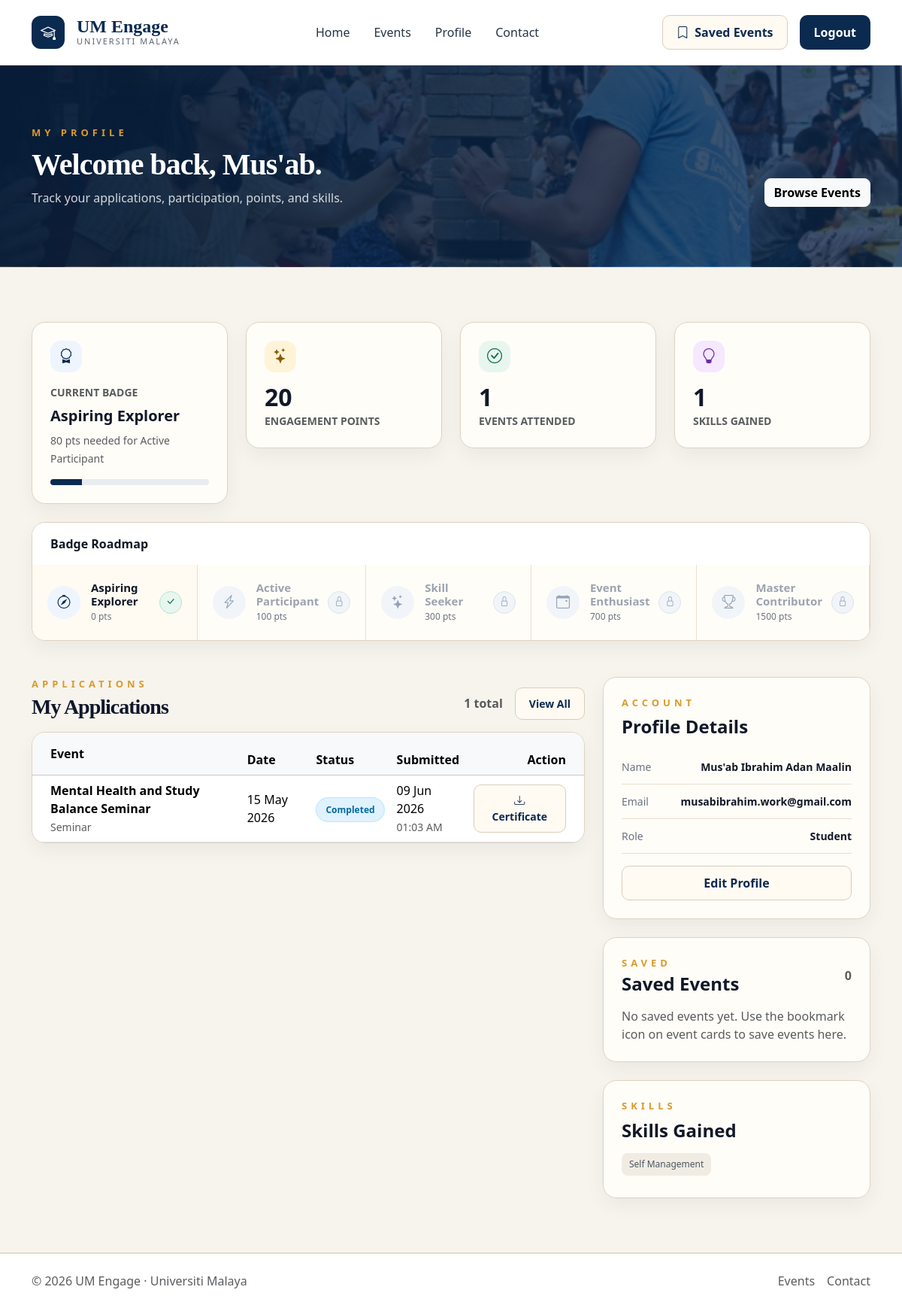
The page /accounts/profile/ (signed in) on the database as committed earlier.
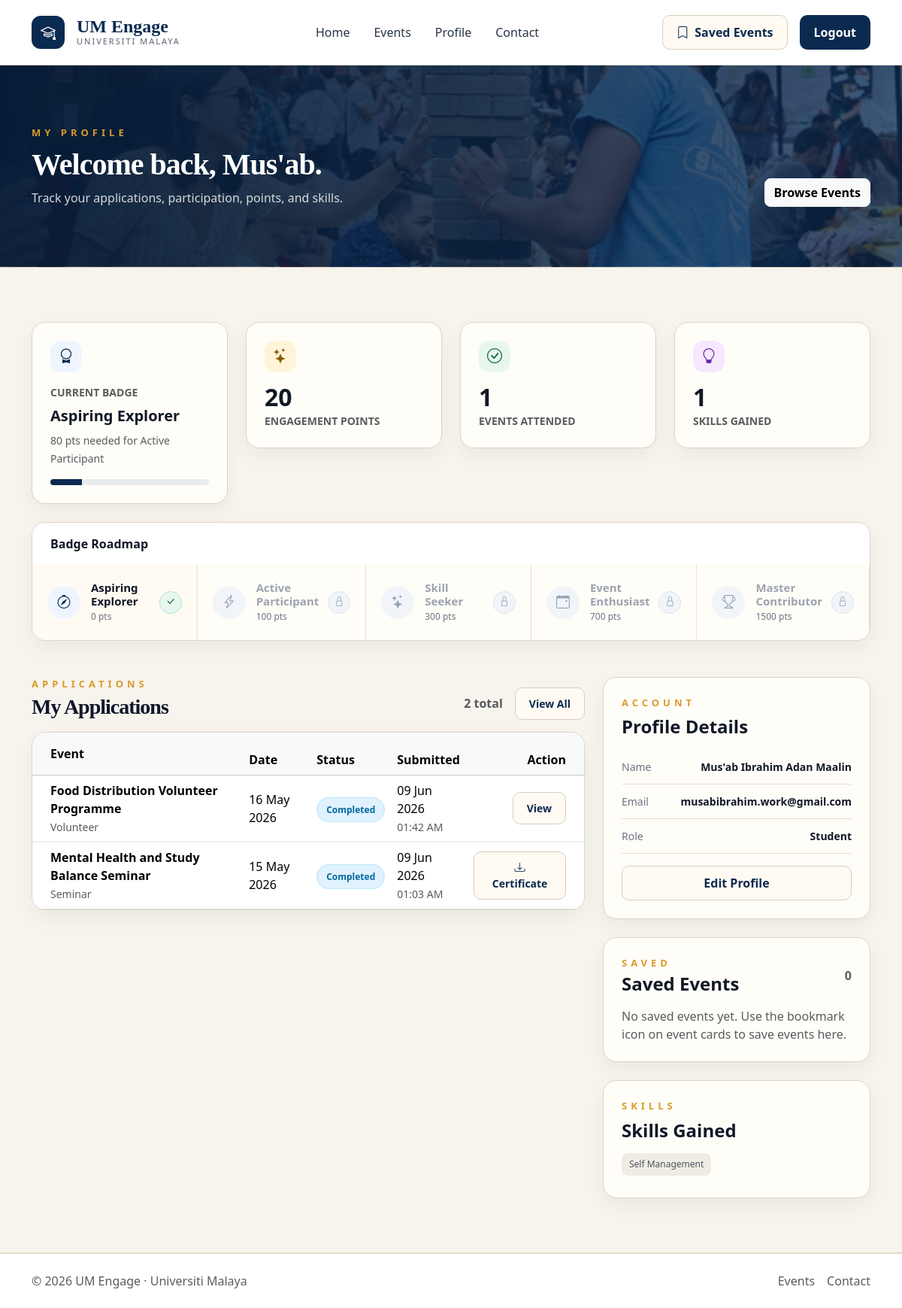
The same page on the database as committed later.
### core/models.py (models this page shows, shortened)
class Application(models.Model):
    APP_STATUS_CHOICES = [
        ('Pending', 'Pending'),
        ('Approved', 'Approved'),
        ('Completed', 'Completed'),
        ('Rejected', 'Rejected'),
    ]
    application_event = models.ForeignKey(Event, on_delete=models.CASCADE, related_name='applications')
    application_applicant = models.ForeignKey(User, on_delete=models.CASCADE, related_name='submitted_applications')
    event_ID = models.ForeignKey('Event', on_delete=models.CASCADE, null=True, blank=True)
    application_status = models.CharField(
        max_length=20,
        choices=APP_STATUS_CHOICES,
        default='Pending'
    )
    application_statement = models.TextField(blank=True, null=True)
    application_applied_on = models.DateTimeField(auto_now_add=True)
    attended = models.BooleanField(default=False)
    certificate = models.FileField(upload_to='certificates/', blank=True, null=True)

class Event(models.Model):
    APPROVAL_CHOICES = [
        ('Pending', 'Pending'),
        ('Approved', 'Approved'),
        ('Rejected', 'Rejected'),
    ]
    event_organizer = models.ForeignKey(User, on_delete=models.CASCADE, related_name='events')
    event_title = models.CharField(max_length=200)
    event_description = models.TextField()
    event_date = models.DateField()
    event_location = models.CharField(max_length=255)
    event_approval_status = models.CharField(
        max_length=20,
        choices=APPROVAL_CHOICES,
        default='Pending'
    )
    event_created_at = models.DateTimeField(auto_now_add=True)
    event_image = models.ImageField(upload_to='event_images/', blank=True, null=True)
    points_awarded = models.IntegerField(default=0)
    skill_tags = models.ManyToManyField('core.SkillTag', blank=True, related_name='events')
    event_capacity = models.PositiveIntegerField(
        default=0,
        help_text="Maximum number of attendees allowed"
    )
    event_category = models.CharField(max_length=100, default='General')
    @property
    def skill_list(self):
        if not self.skill_tags:
            return []
        if hasattr(self.skill_tags, 'all'):
            return [tag.name for tag in self.skill_tags.all()]
        return [skill.strip() for skill in self.skill_tags.split(',') if skill.strip()]

class SkillTag(models.Model):
    name = models.CharField(max_length=100, unique=True)
    class Meta:
        ordering = ['name']

### accounts/views.py (the view)
# urls.py: path('profile/', views.profile_view, name='profile'),
@login_required
@never_cache
def profile_view(request):
    if request.user.is_staff or request.user.is_superuser:
        return redirect('admin_dashboard')
    profile, created = UserProfile.objects.get_or_create(
        user=request.user,
        defaults={
            'role': 'Student',
            'student_staff_id': ''
        }
    )
    applications = Application.objects.filter(
        application_applicant=request.user
    ).select_related(
        'application_event',
        'event_ID'
    ).order_by('-application_applied_on')
    total_applications = applications.count()
    pending_applications = applications.filter(application_status='Pending').count()
    approved_applications = applications.filter(application_status='Approved').count()
    rejected_applications = applications.filter(application_status='Rejected').count()
    attended_applications = applications.filter(attended=True)
    total_points = 0
    gained_skills = set()
    for app in attended_applications:
        event = app.application_event or app.event_ID
        if event:
            total_points += event.points_awarded or 0
            for skill in event.skill_list:
                gained_skills.add(skill)
    attended_count = attended_applications.count()
    gained_skills = sorted(gained_skills)
    milestones = [
    {'title': 'Aspiring Explorer', 'points': 0, 'icon': 'bi-compass'},
    {'title': 'Active Participant', 'points': 100, 'icon': 'bi-lightning-charge'},
    {'title': 'Skill Seeker', 'points': 300, 'icon': 'bi-stars'},
    {'title': 'Event Enthusiast', 'points': 700, 'icon': 'bi-calendar-event'},
    {'title': 'Master Contributor', 'points': 1500, 'icon': 'bi-trophy'},
    ]
    current_milestone = milestones[0]
    next_milestone = None
    for milestone in milestones:
        if total_points >= milestone['points']:
            current_milestone = milestone
        elif total_points < milestone['points'] and next_milestone is None:
            next_milestone = milestone
    if next_milestone:
        points_needed = next_milestone['points'] - total_points
        progress_percent = int((total_points / next_milestone['points']) * 100)
    else:
        points_needed = 0
        progress_percent = 100
    saved_events = SavedEvent.objects.filter(
    student=request.user,
    event__event_approval_status='Approved'
    ).select_related('event')[:4]
    saved_events_count = SavedEvent.objects.filter(
        student=request.user,
        event__event_approval_status='Approved'
    ).count()
    context = {
        'profile': profile,
        'applications': applications[:5],
        'total_applications': total_applications,
        'pending_applications': pending_applications,
        'approved_applications': approved_applications,
        'rejected_applications': rejected_applications,
        'attended_count': attended_count,
        'total_points': total_points,
        'gained_skills': gained_skills,
        'milestones': milestones,
        'current_milestone': current_milestone,
        'next_milestone': next_milestone,
        'points_needed': points_needed,
        'progress_percent': progress_percent,
        'saved_events': saved_events,
        'saved_events_count': saved_events_count,
    }
    return render(request, 'accounts/profile.html', context)

### accounts/templates/accounts/profile.html (shortened to what the changed rows need)
{% extends "event_discovery/public_base.html" %}
{% load static %}
{% block content %}
<section class="profile-hero">
    <div class="container">
        <div class="d-flex flex-column flex-md-row justify-content-between align-items-md-end gap-3">
            <div>
                <h1 class="display-title text-white mb-2">
                    Welcome back, {{ request.user.first_name|default:request.user.username }}.
                </h1>
            </div>
        </div>
    </div>
</section>
<section class="section-soft py-5">
    <div class="container py-4">
        <div class="row g-4 mb-4">
            <div class="col-md-6 col-xl-3">
                <div class="profile-card p-4">
                    <h2 class="fw-bold mb-0">{{ total_points }}</h2>
                </div>
            </div>
            <div class="col-md-6 col-xl-3">
                <div class="profile-card p-4">
                    <h2 class="fw-bold mb-0">{{ attended_count }}</h2>
                </div>
            </div>
            <div class="col-md-6 col-xl-3">
                <div class="profile-card p-4">
                    <h2 class="fw-bold mb-0">{{ gained_skills|length }}</h2>
                </div>
            </div>
        </div>
        <div class="profile-card mb-5">
    <div class="row g-0">
        {% for milestone in milestones %}
        <div class="col-md">
            <div class="milestone-box {% if total_points >= milestone.points %}active{% endif %}">
                <div class="milestone-main">
                    <div class="milestone-icon-circle">
                        <i class="bi {{ milestone.icon }}"></i>
                    </div>
                    <div class="milestone-content">
                        <strong>{{ milestone.title }}</strong>
                        <small>{{ milestone.points }} pts</small>
                    </div>
                </div>
                <div class="milestone-status">
                    {% if total_points >= milestone.points %}
                        <span class="milestone-status-badge unlocked">
                            <i class="bi bi-check-lg"></i>
                        </span>
                    {% else %}
                        <span class="milestone-status-badge locked">
                            <i class="bi bi-lock"></i>
                        </span>
                    {% endif %}
                </div>
            </div>
        </div>
        {% endfor %}
    </div>
</div>
        <div class="row g-4">
            <div class="col-lg-8">
                <div class="d-flex justify-content-between align-items-end mb-3">
                    <div class="d-flex align-items-center gap-3">
                        <span class="text-muted fw-semibold">{{ total_applications }} total</span>
                        <a href="{% url 'event_applications:my_applications' %}"
                        class="btn btn-sm btn-outline-um">
                            View All
                        </a>
                    </div>
                </div>
                <div class="profile-card">
                    <div class="table-responsive">
                        <table class="table align-middle mb-0">
                            <thead class="table-light">
                            <tr>
                                <th class="ps-4 py-3">Event</th>
                                <th>Date</th>
                                <th>Status</th>
                                <th>Submitted</th>
                                <th class="text-end pe-4">Action</th>
                            </tr>
                            </thead>
                            <tbody>
                            {% for app in applications %}
                                {% if app.application_event %}
                                    {% with event=app.application_event %}
                                        {% include "accounts/profile_application_row.html" %}
                                    {% endwith %}
                                {% elif app.event_ID %}
                                    {% with event=app.event_ID %}
                                        {% include "accounts/profile_application_row.html" %}
                                    {% endwith %}
                                {% endif %}
                            {% endfor %}
                            </tbody>
                        </table>
                    </div>
                </div>
            </div>
            <div class="col-lg-4">
                <div class="profile-card p-4">
                    <div class="eyebrow mb-2">Skills</div>
                    <h4 class="fw-bold mb-3">Skills Gained</h4>
                    {% if gained_skills %}
                        {% for skill in gained_skills %}
                            <span class="skill-pill">{{ skill }}</span>
                        {% endfor %}
                    {% else %}
                        <p class="text-muted mb-0">
                            Attend approved events to start earning verified skill tags.
                        </p>
                    {% endif %}
                </div>
            </div>
        </div>
    </div>
</section>
{% endblock %}

### accounts/templates/accounts/profile_application_row.html
<tr>
    <td class="ps-4">
        <div class="fw-bold">{{ event.event_title }}</div>
        <small class="text-muted">{{ event.event_category }}</small>
    </td>
    <td>
        {{ event.event_date|date:"d M Y" }}
    </td>
    <td>
        {% if app.application_status == 'Pending' %}
            <span class="status-pill status-pending">Pending</span>
        {% elif app.application_status == 'Approved' %}
            <span class="status-pill status-approved">Approved</span>
        {% elif app.application_status == 'Completed' %}
            <span class="status-pill status-completed">Completed</span>
        {% else %}
            <span class="status-pill status-rejected">Rejected</span>
        {% endif %}
    </td>
    <td>
        <div>{{ app.application_applied_on|date:"d M Y" }}</div>
        <small class="text-muted">{{ app.application_applied_on|time:"h:i A" }}</small>
    </td>
    <td class="text-end pe-4">
        {% if app.application_status == 'Pending' %}
            <form method="POST" action="{% url 'event_applications:cancel_application' app.id %}" style="display:inline">
                {% csrf_token %}
                <button type="submit" class="btn btn-sm btn-outline-danger">Cancel</button>
            </form>
        {% elif app.attended and app.certificate %}
            <a href="{% url 'accounts:download_certificate' app.id %}" class="btn btn-sm btn-outline-um">
                <i class="bi bi-download"></i> Certificate
            </a>
        {% else %}
            <a href="{% url 'event_discovery:event_detail' event.id %}" class="btn btn-sm btn-outline-um">
                View
            </a>
        {% endif %}
    </td>
</tr>

Rows that differ between the two databases and show on the page:
added Application: application_event.event_title "Food Distribution Volunteer Programme", application_event.event_category "Volunteer", application_event.event_date "16 May 2026", application_status "Completed", application_applied_on "09 Jun 2026", application_applied_on "01:42 AM"
Other text that changed with them:
{{ total_applications }}: "1" → "2"
